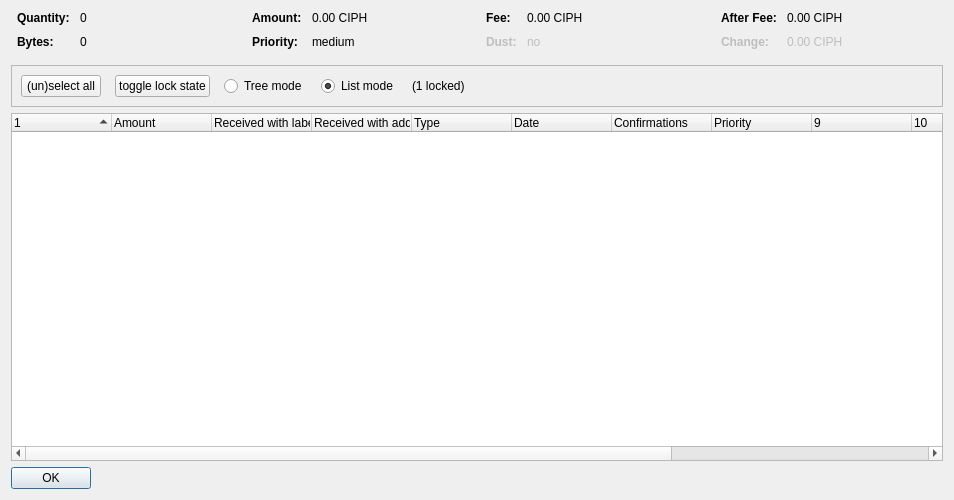
<?xml version="1.0" encoding="UTF-8"?>
<ui version="4.0">
 <class>CoinControlDialog</class>
 <widget class="QDialog" name="CoinControlDialog">
  <property name="geometry">
   <rect>
    <x>0</x>
    <y>0</y>
    <width>954</width>
    <height>500</height>
   </rect>
  </property>
  <property name="windowTitle">
   <string>Coin Selection</string>
  </property>
  <layout class="QVBoxLayout" name="verticalLayout">
   <item>
    <layout class="QHBoxLayout" name="horizontalLayoutTop" stretch="0,0,0,0">
     <property name="topMargin">
      <number>0</number>
     </property>
     <property name="bottomMargin">
      <number>10</number>
     </property>
     <item>
      <layout class="QFormLayout" name="formLayoutCoinControl1">
       <property name="horizontalSpacing">
        <number>10</number>
       </property>
       <property name="verticalSpacing">
        <number>10</number>
       </property>
       <property name="leftMargin">
        <number>6</number>
       </property>
       <property name="rightMargin">
        <number>6</number>
       </property>
       <item row="0" column="0">
        <widget class="QLabel" name="labelCoinControlQuantityText">
         <property name="font">
          <font>
           <weight>75</weight>
           <bold>true</bold>
          </font>
         </property>
         <property name="text">
          <string>Quantity:</string>
         </property>
        </widget>
       </item>
       <item row="0" column="1">
        <widget class="QLabel" name="labelCoinControlQuantity">
         <property name="cursor">
          <cursorShape>IBeamCursor</cursorShape>
         </property>
         <property name="contextMenuPolicy">
          <enum>Qt::ActionsContextMenu</enum>
         </property>
         <property name="text">
          <string notr="true">0</string>
         </property>
         <property name="textInteractionFlags">
          <set>Qt::LinksAccessibleByMouse|Qt::TextSelectableByKeyboard|Qt::TextSelectableByMouse</set>
         </property>
        </widget>
       </item>
       <item row="1" column="0">
        <widget class="QLabel" name="labelCoinControlBytesText">
         <property name="font">
          <font>
           <weight>75</weight>
           <bold>true</bold>
          </font>
         </property>
         <property name="text">
          <string>Bytes:</string>
         </property>
        </widget>
       </item>
       <item row="1" column="1">
        <widget class="QLabel" name="labelCoinControlBytes">
         <property name="cursor">
          <cursorShape>IBeamCursor</cursorShape>
         </property>
         <property name="contextMenuPolicy">
          <enum>Qt::ActionsContextMenu</enum>
         </property>
         <property name="text">
          <string notr="true">0</string>
         </property>
         <property name="textInteractionFlags">
          <set>Qt::LinksAccessibleByMouse|Qt::TextSelectableByKeyboard|Qt::TextSelectableByMouse</set>
         </property>
        </widget>
       </item>
      </layout>
     </item>
     <item>
      <layout class="QFormLayout" name="formLayoutCoinControl2">
       <property name="horizontalSpacing">
        <number>10</number>
       </property>
       <property name="verticalSpacing">
        <number>10</number>
       </property>
       <property name="leftMargin">
        <number>6</number>
       </property>
       <property name="rightMargin">
        <number>6</number>
       </property>
       <item row="0" column="0">
        <widget class="QLabel" name="labelCoinControlAmountText">
         <property name="font">
          <font>
           <weight>75</weight>
           <bold>true</bold>
          </font>
         </property>
         <property name="text">
          <string>Amount:</string>
         </property>
        </widget>
       </item>
       <item row="0" column="1">
        <widget class="QLabel" name="labelCoinControlAmount">
         <property name="cursor">
          <cursorShape>IBeamCursor</cursorShape>
         </property>
         <property name="contextMenuPolicy">
          <enum>Qt::ActionsContextMenu</enum>
         </property>
         <property name="text">
          <string notr="true">0.00 CIPH</string>
         </property>
         <property name="textInteractionFlags">
          <set>Qt::LinksAccessibleByMouse|Qt::TextSelectableByKeyboard|Qt::TextSelectableByMouse</set>
         </property>
        </widget>
       </item>
       <item row="1" column="0">
        <widget class="QLabel" name="labelCoinControlPriorityText">
         <property name="font">
          <font>
           <weight>75</weight>
           <bold>true</bold>
          </font>
         </property>
         <property name="text">
          <string>Priority:</string>
         </property>
        </widget>
       </item>
       <item row="1" column="1">
        <widget class="QLabel" name="labelCoinControlPriority">
         <property name="cursor">
          <cursorShape>IBeamCursor</cursorShape>
         </property>
         <property name="contextMenuPolicy">
          <enum>Qt::ActionsContextMenu</enum>
         </property>
         <property name="text">
          <string>medium</string>
         </property>
         <property name="textInteractionFlags">
          <set>Qt::LinksAccessibleByMouse|Qt::TextSelectableByKeyboard|Qt::TextSelectableByMouse</set>
         </property>
        </widget>
       </item>
      </layout>
     </item>
     <item>
      <layout class="QFormLayout" name="formLayoutCoinControl3">
       <property name="horizontalSpacing">
        <number>10</number>
       </property>
       <property name="verticalSpacing">
        <number>10</number>
       </property>
       <property name="leftMargin">
        <number>6</number>
       </property>
       <property name="rightMargin">
        <number>6</number>
       </property>
       <item row="0" column="0">
        <widget class="QLabel" name="labelCoinControlFeeText">
         <property name="font">
          <font>
           <weight>75</weight>
           <bold>true</bold>
          </font>
         </property>
         <property name="text">
          <string>Fee:</string>
         </property>
        </widget>
       </item>
       <item row="0" column="1">
        <widget class="QLabel" name="labelCoinControlFee">
         <property name="cursor">
          <cursorShape>IBeamCursor</cursorShape>
         </property>
         <property name="contextMenuPolicy">
          <enum>Qt::ActionsContextMenu</enum>
         </property>
         <property name="text">
          <string notr="true">0.00 CIPH</string>
         </property>
         <property name="textInteractionFlags">
          <set>Qt::LinksAccessibleByMouse|Qt::TextSelectableByKeyboard|Qt::TextSelectableByMouse</set>
         </property>
        </widget>
       </item>
       <item row="1" column="0">
        <widget class="QLabel" name="labelCoinControlLowOutputText">
         <property name="enabled">
          <bool>false</bool>
         </property>
         <property name="font">
          <font>
           <weight>75</weight>
           <bold>true</bold>
          </font>
         </property>
         <property name="text">
          <string>Dust:</string>
         </property>
        </widget>
       </item>
       <item row="1" column="1">
        <widget class="QLabel" name="labelCoinControlLowOutput">
         <property name="enabled">
          <bool>false</bool>
         </property>
         <property name="cursor">
          <cursorShape>IBeamCursor</cursorShape>
         </property>
         <property name="contextMenuPolicy">
          <enum>Qt::ActionsContextMenu</enum>
         </property>
         <property name="text">
          <string>no</string>
         </property>
         <property name="textInteractionFlags">
          <set>Qt::LinksAccessibleByMouse|Qt::TextSelectableByKeyboard|Qt::TextSelectableByMouse</set>
         </property>
        </widget>
       </item>
      </layout>
     </item>
     <item>
      <layout class="QFormLayout" name="formLayoutCoinControl4">
       <property name="horizontalSpacing">
        <number>10</number>
       </property>
       <property name="verticalSpacing">
        <number>10</number>
       </property>
       <property name="leftMargin">
        <number>6</number>
       </property>
       <property name="rightMargin">
        <number>6</number>
       </property>
       <item row="0" column="0">
        <widget class="QLabel" name="labelCoinControlAfterFeeText">
         <property name="font">
          <font>
           <weight>75</weight>
           <bold>true</bold>
          </font>
         </property>
         <property name="text">
          <string>After Fee:</string>
         </property>
        </widget>
       </item>
       <item row="0" column="1">
        <widget class="QLabel" name="labelCoinControlAfterFee">
         <property name="cursor">
          <cursorShape>IBeamCursor</cursorShape>
         </property>
         <property name="contextMenuPolicy">
          <enum>Qt::ActionsContextMenu</enum>
         </property>
         <property name="text">
          <string notr="true">0.00 CIPH</string>
         </property>
         <property name="textInteractionFlags">
          <set>Qt::LinksAccessibleByMouse|Qt::TextSelectableByKeyboard|Qt::TextSelectableByMouse</set>
         </property>
        </widget>
       </item>
       <item row="1" column="0">
        <widget class="QLabel" name="labelCoinControlChangeText">
         <property name="enabled">
          <bool>false</bool>
         </property>
         <property name="font">
          <font>
           <weight>75</weight>
           <bold>true</bold>
          </font>
         </property>
         <property name="text">
          <string>Change:</string>
         </property>
        </widget>
       </item>
       <item row="1" column="1">
        <widget class="QLabel" name="labelCoinControlChange">
         <property name="enabled">
          <bool>false</bool>
         </property>
         <property name="cursor">
          <cursorShape>IBeamCursor</cursorShape>
         </property>
         <property name="contextMenuPolicy">
          <enum>Qt::ActionsContextMenu</enum>
         </property>
         <property name="text">
          <string notr="true">0.00 CIPH</string>
         </property>
         <property name="textInteractionFlags">
          <set>Qt::LinksAccessibleByMouse|Qt::TextSelectableByKeyboard|Qt::TextSelectableByMouse</set>
         </property>
        </widget>
       </item>
      </layout>
     </item>
    </layout>
   </item>
   <item>
    <widget class="QFrame" name="frame">
     <property name="minimumSize">
      <size>
       <width>0</width>
       <height>40</height>
      </size>
     </property>
     <property name="frameShape">
      <enum>QFrame::StyledPanel</enum>
     </property>
     <property name="frameShadow">
      <enum>QFrame::Sunken</enum>
     </property>
     <layout class="QHBoxLayout" name="horizontalLayout">
      <item>
       <layout class="QHBoxLayout" name="horizontalLayoutPanel" stretch="0,0,0,0,0,0">
        <property name="spacing">
         <number>14</number>
        </property>
        <item>
         <widget class="QPushButton" name="pushButtonSelectAll">
          <property name="sizePolicy">
           <sizepolicy hsizetype="Maximum" vsizetype="Fixed">
            <horstretch>0</horstretch>
            <verstretch>0</verstretch>
           </sizepolicy>
          </property>
          <property name="text">
           <string>(un)select all</string>
          </property>
          <property name="autoDefault">
           <bool>false</bool>
          </property>
         </widget>
        </item>
        <item>
         <widget class="QPushButton" name="pushButtonToggleLock">
          <property name="sizePolicy">
           <sizepolicy hsizetype="Maximum" vsizetype="Fixed">
            <horstretch>0</horstretch>
            <verstretch>0</verstretch>
           </sizepolicy>
          </property>
          <property name="text">
           <string>toggle lock state</string>
          </property>
          <property name="autoDefault">
           <bool>false</bool>
          </property>
         </widget>
        </item>
        <item>
         <widget class="QRadioButton" name="radioTreeMode">
          <property name="sizePolicy">
           <sizepolicy hsizetype="Maximum" vsizetype="Fixed">
            <horstretch>0</horstretch>
            <verstretch>0</verstretch>
           </sizepolicy>
          </property>
          <property name="text">
           <string>Tree mode</string>
          </property>
         </widget>
        </item>
        <item>
         <widget class="QRadioButton" name="radioListMode">
          <property name="sizePolicy">
           <sizepolicy hsizetype="Maximum" vsizetype="Fixed">
            <horstretch>0</horstretch>
            <verstretch>0</verstretch>
           </sizepolicy>
          </property>
          <property name="text">
           <string>List mode</string>
          </property>
          <property name="checked">
           <bool>true</bool>
          </property>
         </widget>
        </item>
        <item>
         <widget class="QLabel" name="labelLocked">
          <property name="text">
           <string>(1 locked)</string>
          </property>
         </widget>
        </item>
        <item>
         <spacer name="horizontalSpacer">
          <property name="orientation">
           <enum>Qt::Horizontal</enum>
          </property>
          <property name="sizeHint" stdset="0">
           <size>
            <width>40</width>
            <height>20</height>
           </size>
          </property>
         </spacer>
        </item>
       </layout>
      </item>
     </layout>
    </widget>
   </item>
   <item>
    <widget class="CoinControlTreeWidget" name="treeWidget">
     <property name="contextMenuPolicy">
      <enum>Qt::CustomContextMenu</enum>
     </property>
     <property name="sortingEnabled">
      <bool>false</bool>
     </property>
     <property name="columnCount">
      <number>13</number>
     </property>
     <attribute name="headerShowSortIndicator" stdset="0">
      <bool>true</bool>
     </attribute>
     <attribute name="headerStretchLastSection">
      <bool>false</bool>
     </attribute>
     <column>
      <property name="text">
       <string/>
      </property>
     </column>
     <column>
      <property name="text">
       <string>Amount</string>
      </property>
     </column>
     <column>
      <property name="text">
       <string>Received with label</string>
      </property>
     </column>
     <column>
      <property name="text">
       <string>Received with address</string>
      </property>
     </column>
     <column>
      <property name="text">
       <string>Type</string>
      </property>
     </column>
     <column>
      <property name="text">
       <string>Date</string>
      </property>
     </column>
     <column>
      <property name="text">
       <string>Confirmations</string>
      </property>
      <property name="toolTip">
       <string>Confirmed</string>
      </property>
     </column>
     <column>
      <property name="text">
       <string>Priority</string>
      </property>
     </column>
     <column>
      <property name="text">
       <string/>
      </property>
     </column>
     <column>
      <property name="text">
       <string/>
      </property>
     </column>
     <column>
      <property name="text">
       <string/>
      </property>
     </column>
     <column>
      <property name="text">
       <string/>
      </property>
     </column>
     <column>
      <property name="text">
       <string/>
      </property>
     </column>
    </widget>
   </item>
   <item>
    <widget class="QDialogButtonBox" name="buttonBox">
     <property name="sizePolicy">
      <sizepolicy hsizetype="Maximum" vsizetype="Fixed">
       <horstretch>0</horstretch>
       <verstretch>0</verstretch>
      </sizepolicy>
     </property>
     <property name="orientation">
      <enum>Qt::Horizontal</enum>
     </property>
     <property name="standardButtons">
      <set>QDialogButtonBox::Ok</set>
     </property>
    </widget>
   </item>
  </layout>
 </widget>
 <customwidgets>
  <customwidget>
   <class>CoinControlTreeWidget</class>
   <extends>QTreeWidget</extends>
   <header>coincontroltreewidget.h</header>
  </customwidget>
 </customwidgets>
 <resources/>
 <connections/>
</ui>
